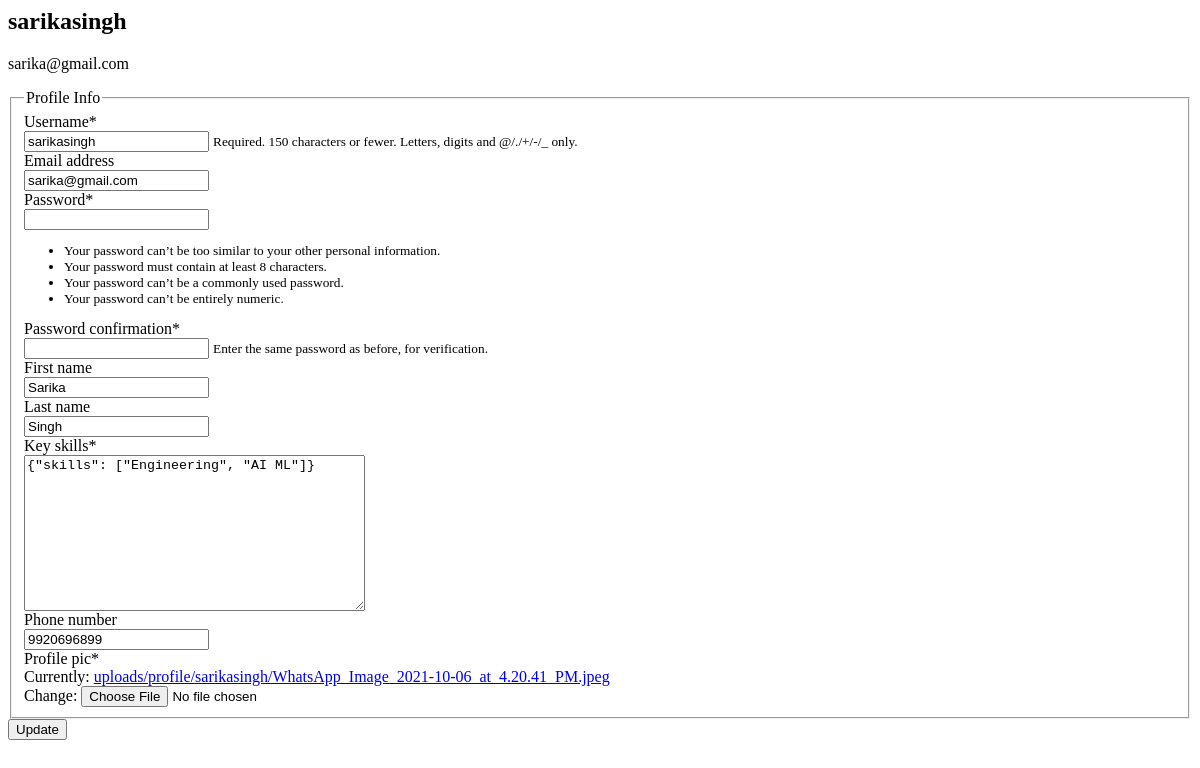
/edit_profile/ (signed in), run on an earlier commit of the app's database.
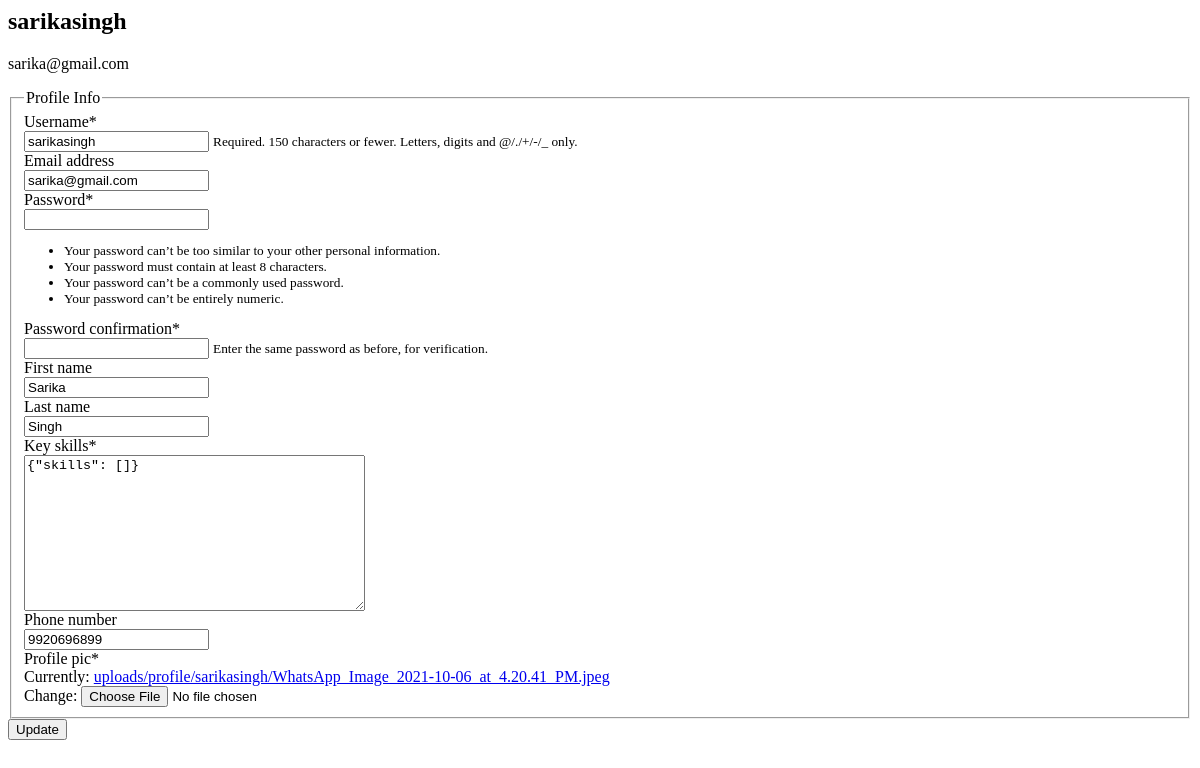
And on a later commit of the database.
### user/models.py (models this page shows, shortened)
class Applicant(models.Model):
	user = models.OneToOneField(User, on_delete = models.CASCADE) # username password email first_name last_name
	is_type = models.CharField(max_length=50,choices=is_type,default='Applicant')
	resume = models.FileField(upload_to=get_resume_upload_path , max_length=254) # uploads to media_root/uploads/username/resume/
	profile_pic = models.ImageField(upload_to=get_profile_upload_path, max_length=100, default = 'empty_profile.png') # uploads to media_root/uploads/username/profile/
	avi = models.FileField(upload_to=get_avi_upload_path , max_length=254, blank=True, null=True) # uploads to media_root/uploads/username/avi
	avi_upload_date = models.DateField(blank=True, null=True)
	phone_regex = RegexValidator(regex=r'^\+?1?\d{9,15}$', message="Phone number must be entered in the format: '+999999999'. Up to 15 digits allowed.")
	phone_number = models.CharField(validators=[phone_regex], max_length=17, blank=True) # validators should be a list
	key_skills = models.JSONField(default=dict)
	o = models.FloatField(null=True, validators=[MinValueValidator(0.0), MaxValueValidator(1.0)],blank=True)
	c = models.FloatField(null=True, validators=[MinValueValidator(0.0), MaxValueValidator(1.0)],blank=True)
	e = models.FloatField(null=True, validators=[MinValueValidator(0.0), MaxValueValidator(1.0)],blank=True)
	a = models.FloatField(null=True, validators=[MinValueValidator(0.0), MaxValueValidator(1.0)],blank=True)
	n = models.FloatField(null=True, validators=[MinValueValidator(0.0), MaxValueValidator(1.0)],blank=True)
	SOFTWARE_ENGINEER = 'SWE'
	FRONTEND_DEV = 'Frontend Developer'
	BACKEND_DEV = 'Backend Developer'
	DATA_SCIENTIST = 'Data Scientist'
	MACHINE_LEARNING_ENGINEER= 'Machine Learning Engineer'
	POST_CHOICES = [
        (SOFTWARE_ENGINEER, 'SWE'),
    	(FRONTEND_DEV,'Frontend Developer'),
    	(BACKEND_DEV,'Backend Developer'),
        (DATA_SCIENTIST,'Data Scientist'),
        (MACHINE_LEARNING_ENGINEER,'Machine Learning Engineer'),
    ]
	applied_posts = models.CharField(
		max_length=50,
        choices=POST_CHOICES,
        default=SOFTWARE_ENGINEER,
    )

### user/views.py (the view)
# urls.py: path('edit_profile/', user_views.edit_profile, name = 'edit-profile'),
def edit_profile(request):
	if request.method=='POST':
		u_form = UserRegisterForm(request.POST, instance = request.user)
		a_form = ApplicantEditForm(request.POST, request.FILES, instance=Applicant.objects.filter(user=request.user).first())
		if(u_form.is_valid() and a_form.is_valid()):
			u_form.save()
			a_form.save()
			messages.success(request, f'Your account has been updated!')
			login(request,request.user) #IMP
			return redirect(reverse('home'))
	else:
		u_form = UserRegisterForm(instance = request.user)
		a_form = ApplicantEditForm(instance = Applicant.objects.filter(user=request.user).first())
	context = {
	'u_form' : u_form,
	'a_form' : a_form
	}
	return render(request, "user/profile.html", context)
	"""
	Session:
		request[user] - sarikasingh
		change - sarikasingh2
	"""

### user/forms.py
class UserRegisterForm(UserCreationForm):
	class Meta:
		model = User
		fields = ['username', 'email', 'password1', 'password2', 'first_name', 'last_name']

class ApplicantEditForm(forms.ModelForm):
	class Meta:
		model = Applicant
		fields = ['key_skills', 'phone_number', 'profile_pic']

### user/templates/user/profile.html (shortened to what this page needs)
{% load crispy_forms_tags %}
    <div class="content-section">
   		<div class="media">
	        <div class="media-body">
	        	<h2 class="account-heading">{{ user.username }}</h2>
	        	<p class="text-secondary">{{ user.email }}</p>
	        </div>
    	</div>
    	<form method = "POST" enctype="multipart/form-data">
			<fieldset class="form-group">
				<legend class="border-bottom mb-4">Profile Info</legend>
				{{ u_form|crispy }}
				{{ a_form|crispy }}
			</fieldset>
			<div class="form-group">
				<button class="btn btn-outline-info" type="submit">Update</button>
			</div>
		</form>
    </div>

What changed in the data, as far as the page shows it:
changed Applicant: key_skills "{\"skills\": [\"Engineering\", \"AI ML\"]}" → "{\"skills\": []}"
